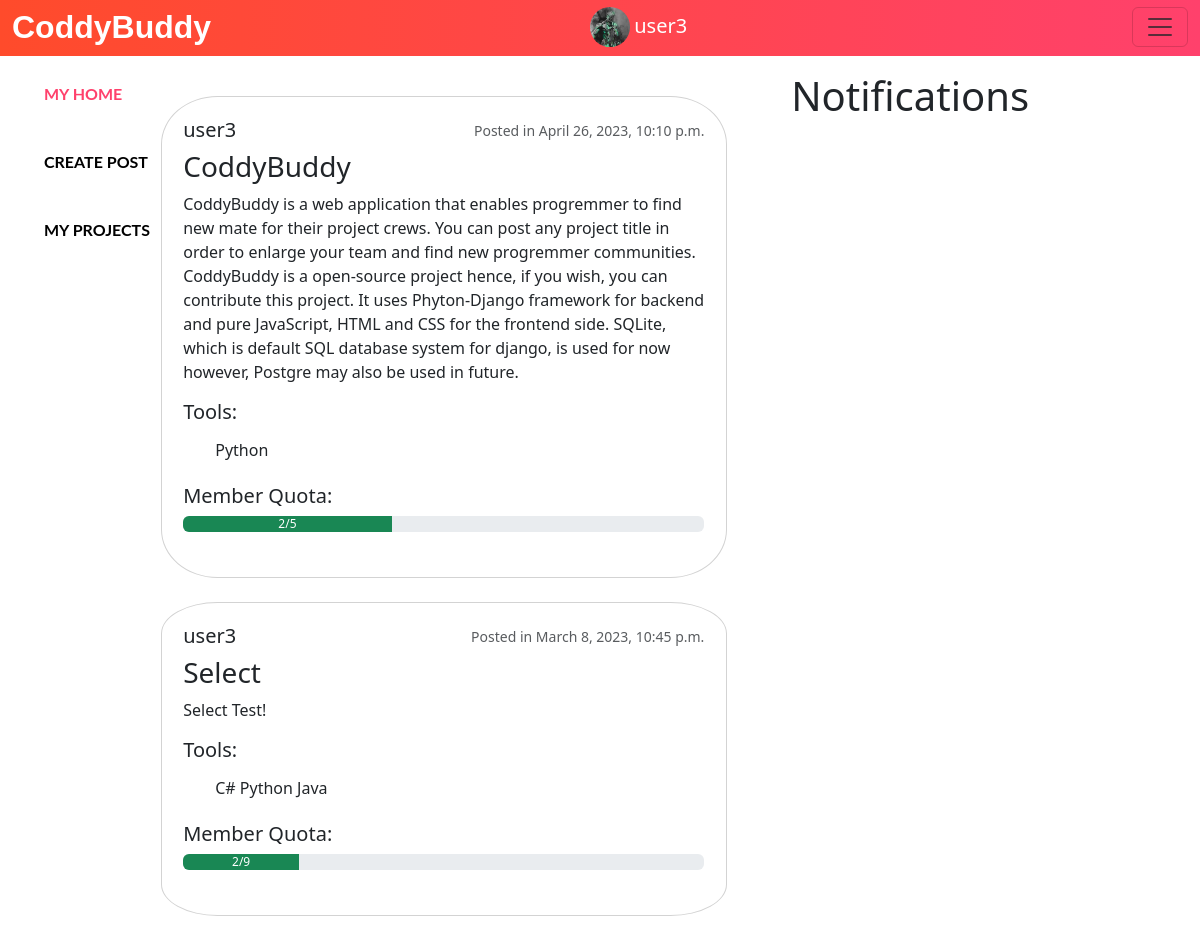
Page / (signed in) on the earlier database version.
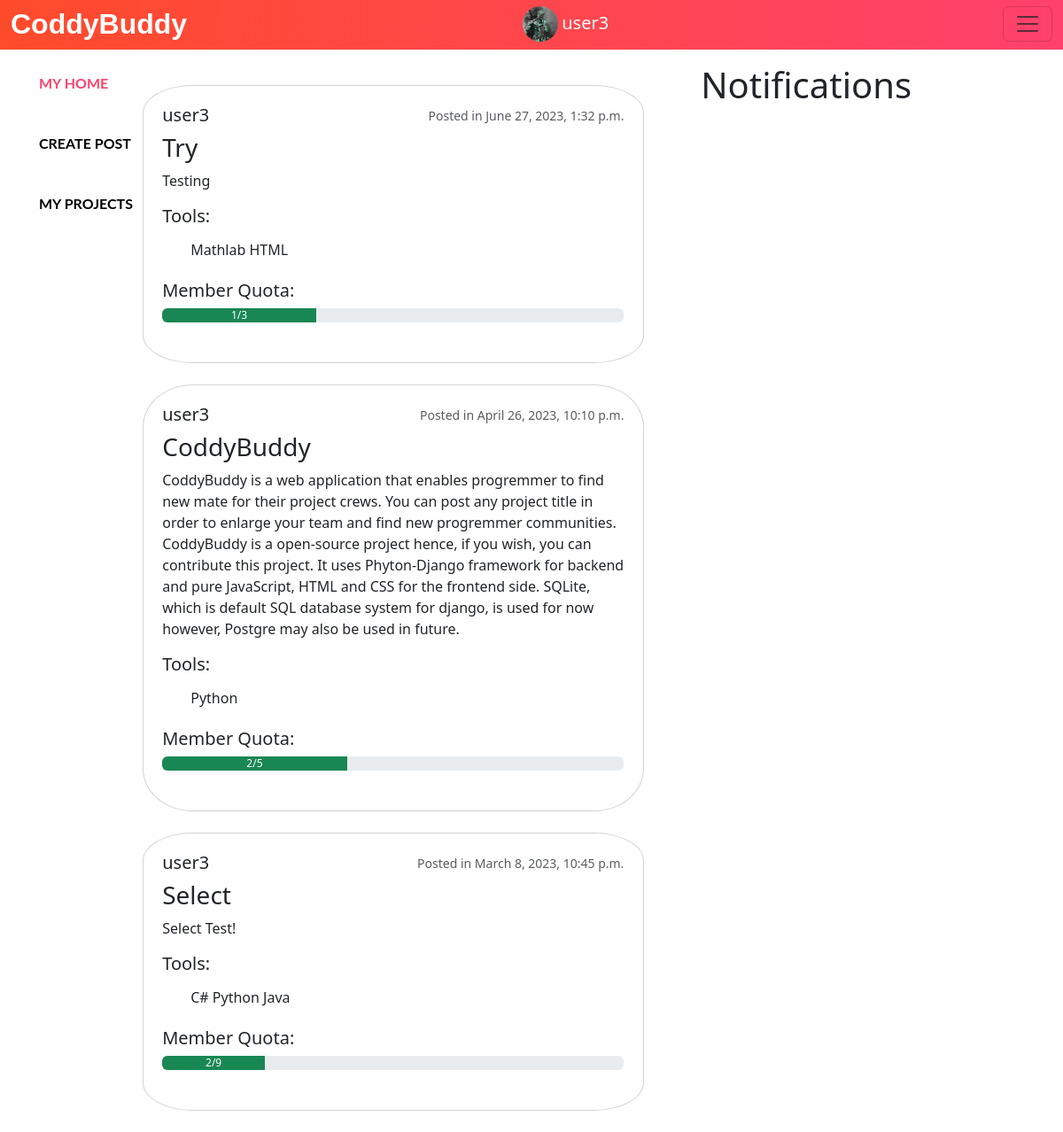
Same page on the later database version.
### musker/models.py (models this page shows, shortened)
class Post(models.Model):
    owner = models.ForeignKey(User, on_delete=models.CASCADE, default=0)
    title = models.TextField(blank=False, max_length=1000)
    description = models.TextField(blank=False, max_length=9999999999999999999)
    tool = models.CharField(max_length=100000000, default=None)
    max_capacity = models.IntegerField(blank=False, default=1)
    current_capacity = models.IntegerField(blank=False, default=1)
    capacityRatio = models.FloatField(blank = False,default=0)
    isFull = models.BooleanField(blank=False, default=False)
    created_at = models.DateTimeField(auto_now_add=True)
    join = models.ManyToManyField(User, related_name="joined_by", symmetrical=False, blank=True)
    def __init__(self,*args,**kwargs):
        super(Post, self).__init__(*args, **kwargs)
        if self.max_capacity is not None:
            self.capacityRatio = (self.current_capacity/self.max_capacity)*100
            if(self.current_capacity == self.max_capacity):
                self.isFull = True

### musker/views.py (the view)
# urls.py: 2. Add a URL to urlpatterns:  path('', views.home, name='home')
@login_required(login_url="logIn")
def home(request):
    currentUser = request.user
    allProfile = Profile.objects.all()
    profile = Profile.objects.get(user = currentUser)
    Posts = Post.objects.all()
    ownPosts = Post.objects.filter(owner = currentUser)
    ownPosts = Post.objects.order_by('-created_at')
    Posts = Post.objects.order_by('-created_at')
    choices = TOOL_CHOICES
    notifications = Notification.objects.filter(receiver = currentUser)
    return render(request, "home.html", {"currentUser" : currentUser, "profile" : profile, "posts" : Posts, "choices" : choices, "notifications" : notifications, "ownPosts":ownPosts,"allProfile":allProfile})

### musker/templates/home.html (shortened to what this page needs)
<!doctype html>
<html lang="en">
  <head>
    <link href="https://cdn.jsdelivr.net/npm/bootstrap@5.3.0-alpha1/dist/css/bootstrap.min.css" rel="stylesheet">
    <link href="//db.onlinewebfonts.com/c/e7f249e71a563eed9c495835657eb9c2?family=Poetsen+One" rel="stylesheet" type="text/css"/>
  </head>
  <body>
    {% include 'navbar.html' %}
    <div class="content">
      <div class="left">
         <ul style="margin-top: 0%;">
            <li><a id="homeLink" onclick="showElemHome()" href="#">My Home</a></li>
            <br>
            <li><a id="createLink" onclick="showElemCreate()" href="#">Create Post</a></li>
            <br>
            <li><a id="exploreLink" onclick="showElemExplore()" href="#">My Projects</a></li>
          </ul>
      </div>
      <div class="middle">
         <div id="home">
          {% for post in posts %}
           <form action="{% url 'createNotification' post.title %}" method="POST">
            <div class="post">
              <div class="profile" style="display: flex;">
                <div style="display: flex;">
                  <h5>{{post.owner.username}}</h5>
                </div>
                <p class="card-text"><small class="text-muted">Posted in {{post.created_at}}</small></p>
              </div>
              <div class="title"><h3>{{post.title}}</h3></div>
              <div class="description">
                <div class="textDes"><p>{{post.description}}</p></div>
                <h5>Tools: </h5>
                <ul class="toolList" style="position:relative">
                  <li>{{post.tool}}</li>
                </ul>
                <h5>Member Quota: </h5>
                <div class="progress" role="progressbar" aria-label="Success example" aria-valuenow="{{post.current_capacity}}" aria-valuemin="0" aria-valuemax="{{post.max_capacity}}">
                  <div id="progressCal" class="progress-bar bg-success" style="width:{{post.capacityRatio}}%">{{post.current_capacity}}/{{post.max_capacity}}</div>
                </div>
                <br>
              </div>
            </div>
           </form>
          <br>
          {% endfor %}
         </div>
      </div>
      <div class="right">
        <div style="position: fixed;">
          <h1 style="margin-left: 3%;">Notifications</h1>
        <br>
        </div>
      </div>
    </div>
  </body>
</html>

Differences in the rows shown:
added Post: owner.username "user3", created_at "June 27, 2023, 1:32 p.m.", title "Try", description "Testing", tool "Mathlab HTML", {{ post.capacityRatio }} 33.33333333333333 (drawn), current_capacity "1", max_capacity "3"
